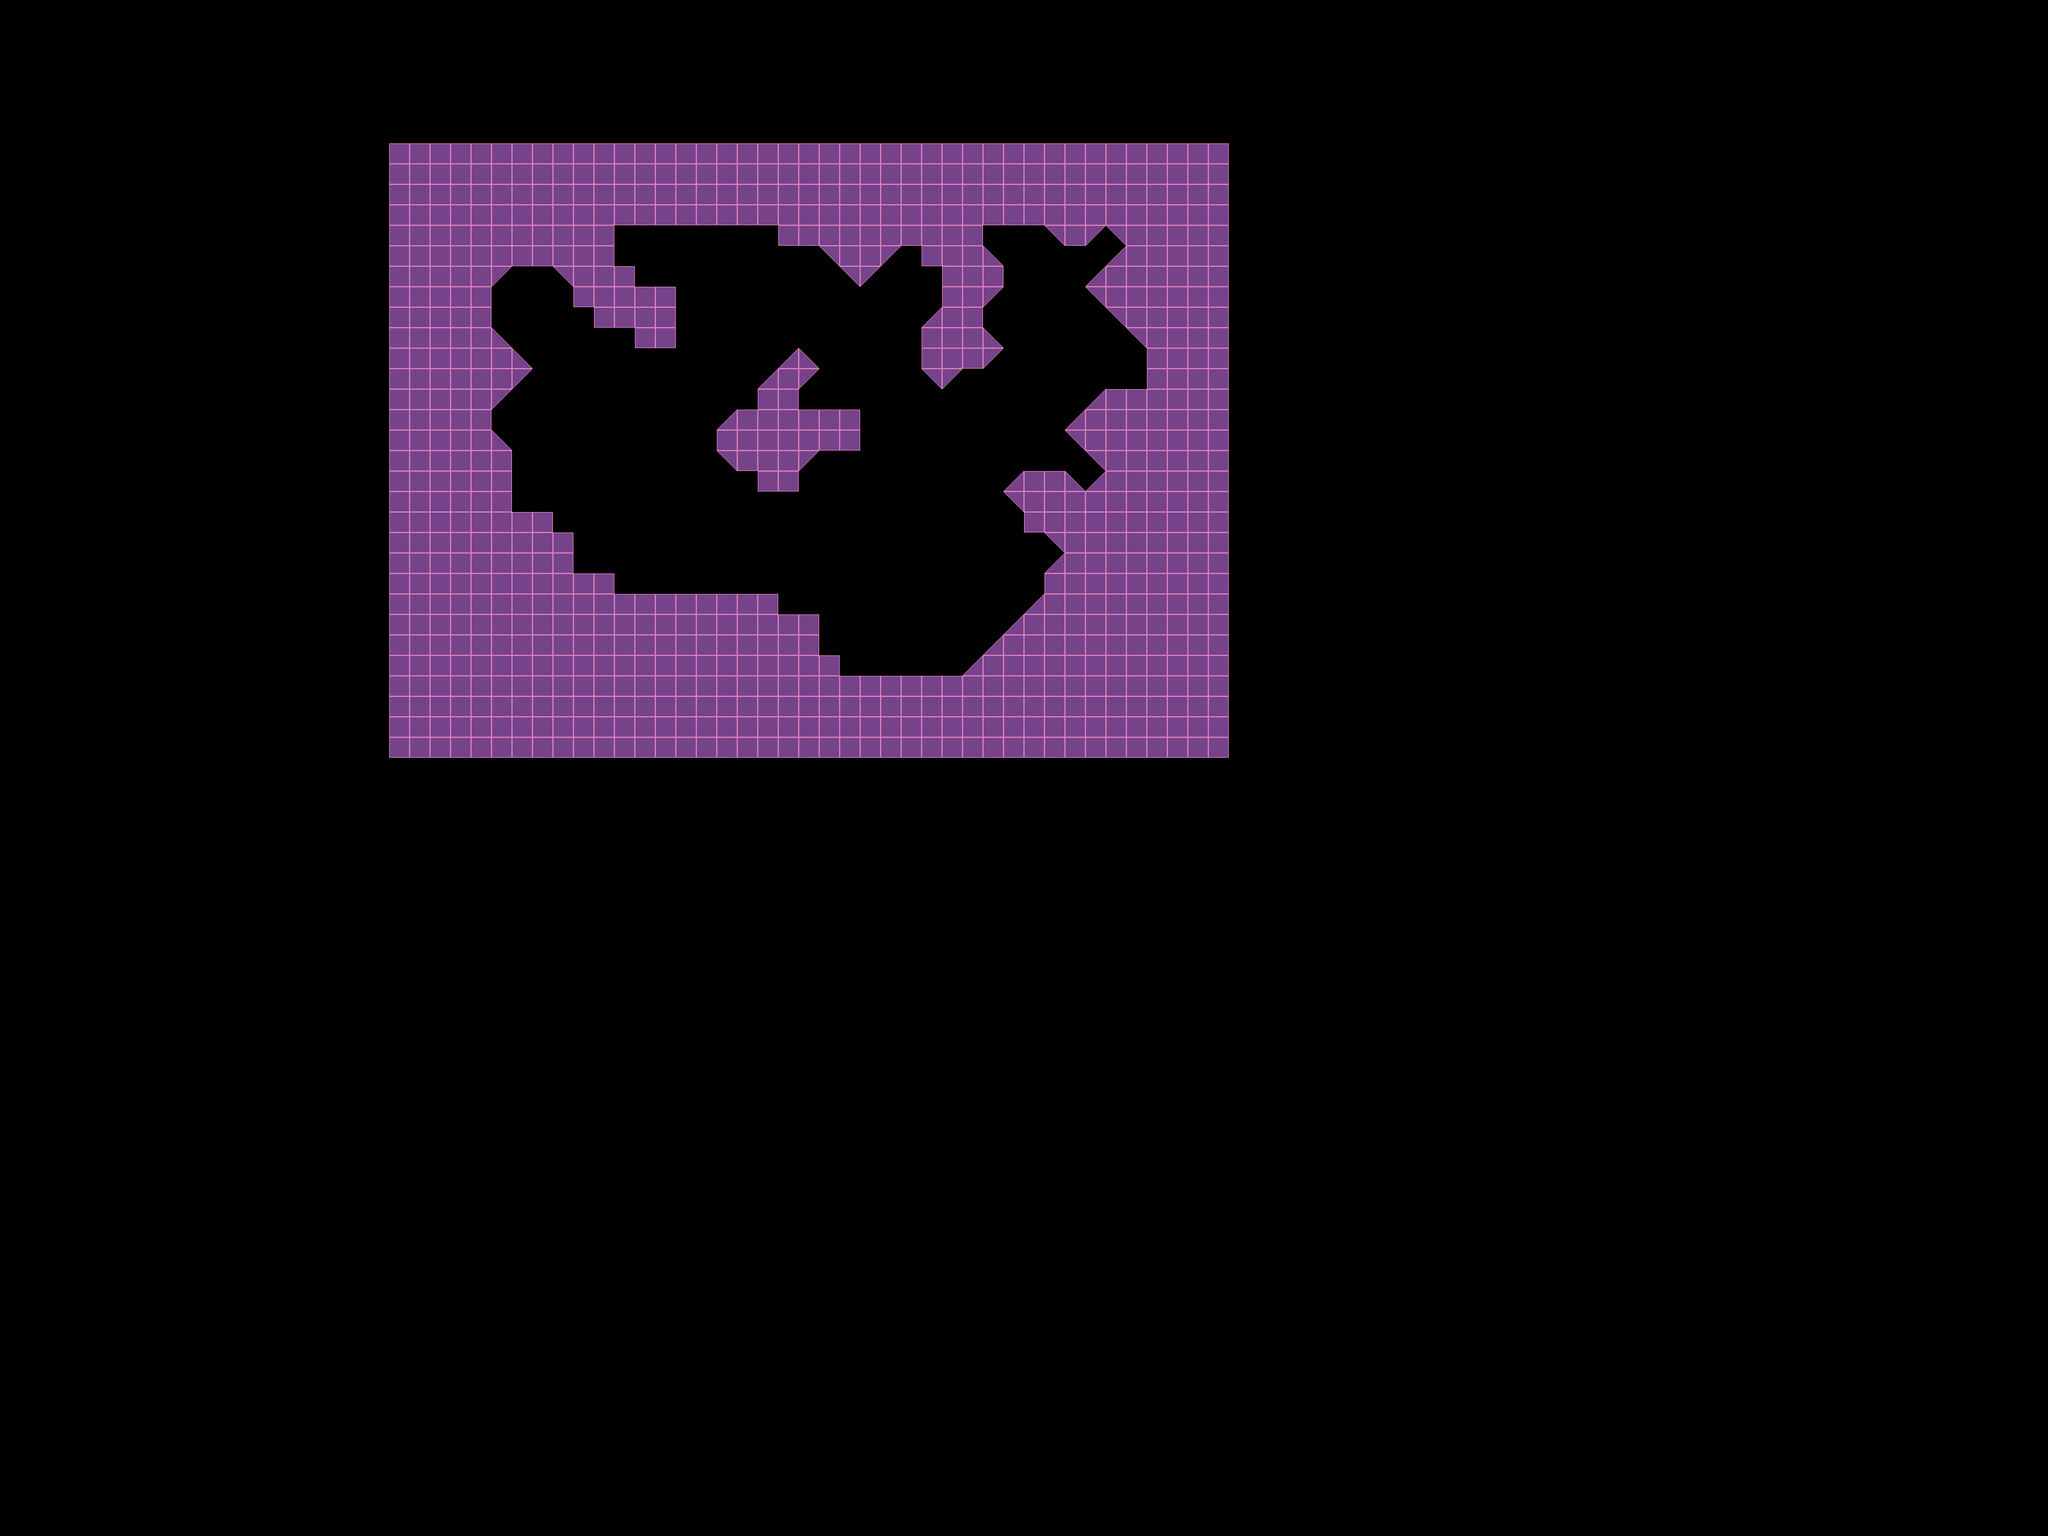

This is a level from a 2D game, rendered from its Tiled map with the project's own tilesets. A one-line summary and the map file follow, with tile-layer data summarised:
An orthogonal 100x75 tile map with 32x32 px tiles, 2 tile layers (constuct, Ground), 2 tilesets.

<map version="1.9" tiledversion="1.9.2" orientation="orthogonal" renderorder="right-down" width="100" height="75" tilewidth="32" tileheight="32" infinite="0" nextlayerid="25" nextobjectid="1">
 <properties>
  <property name="MatchOutsideMap" type="bool" value="false" />
  <property name="NoOverlappingOutput" type="bool" value="false" />
 </properties>
 <tileset firstgid="1" source="construct.tsx" />
 <tileset firstgid="26" source="Ground.tsx" />
 <layer id="1" name="constuct" width="100" height="75">
  <data>[7500 cells, 806 non-empty, 2 distinct tile ids]</data>
 </layer>
 <layer id="3" name="Ground" width="100" height="75">
  <data>[7500 cells, 0 non-empty, 0 distinct tile ids]</data>
 </layer>
</map>
